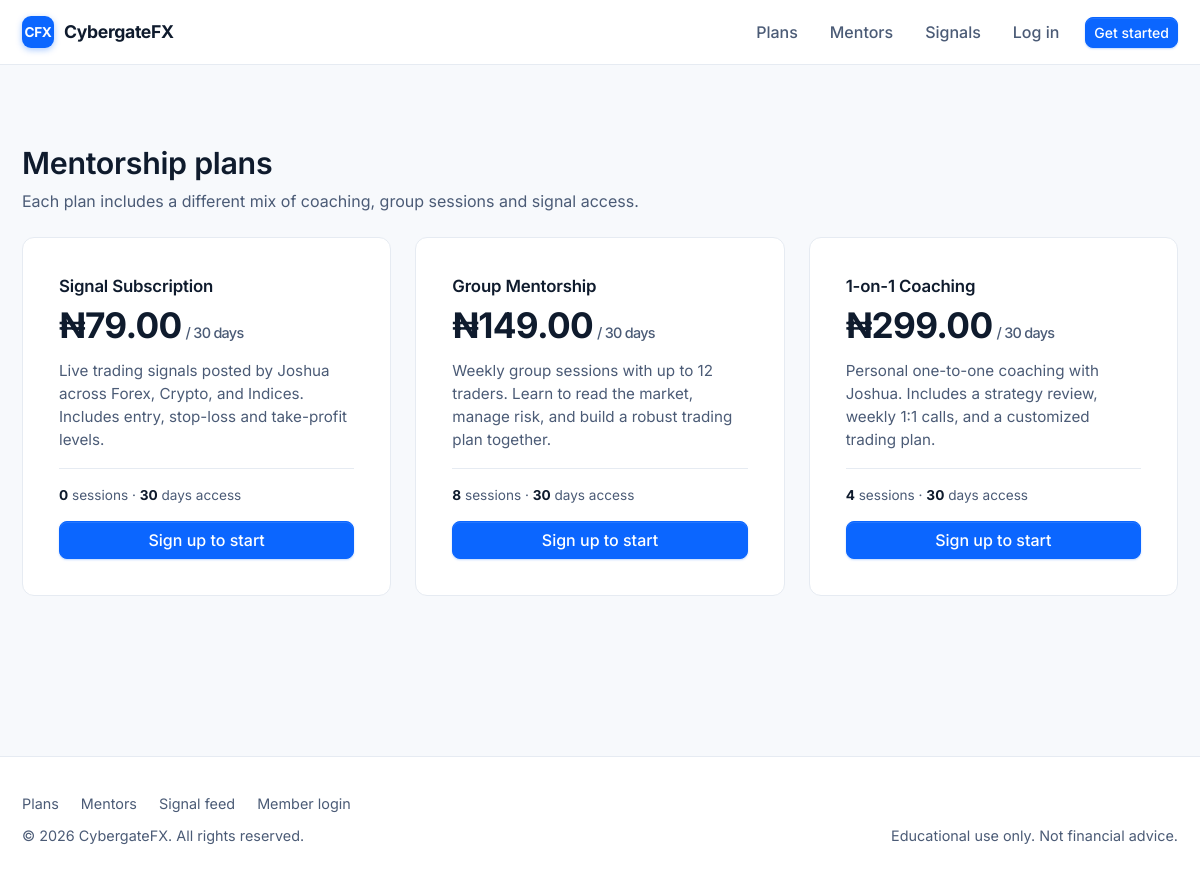
Before: /plans/ with the older database file.
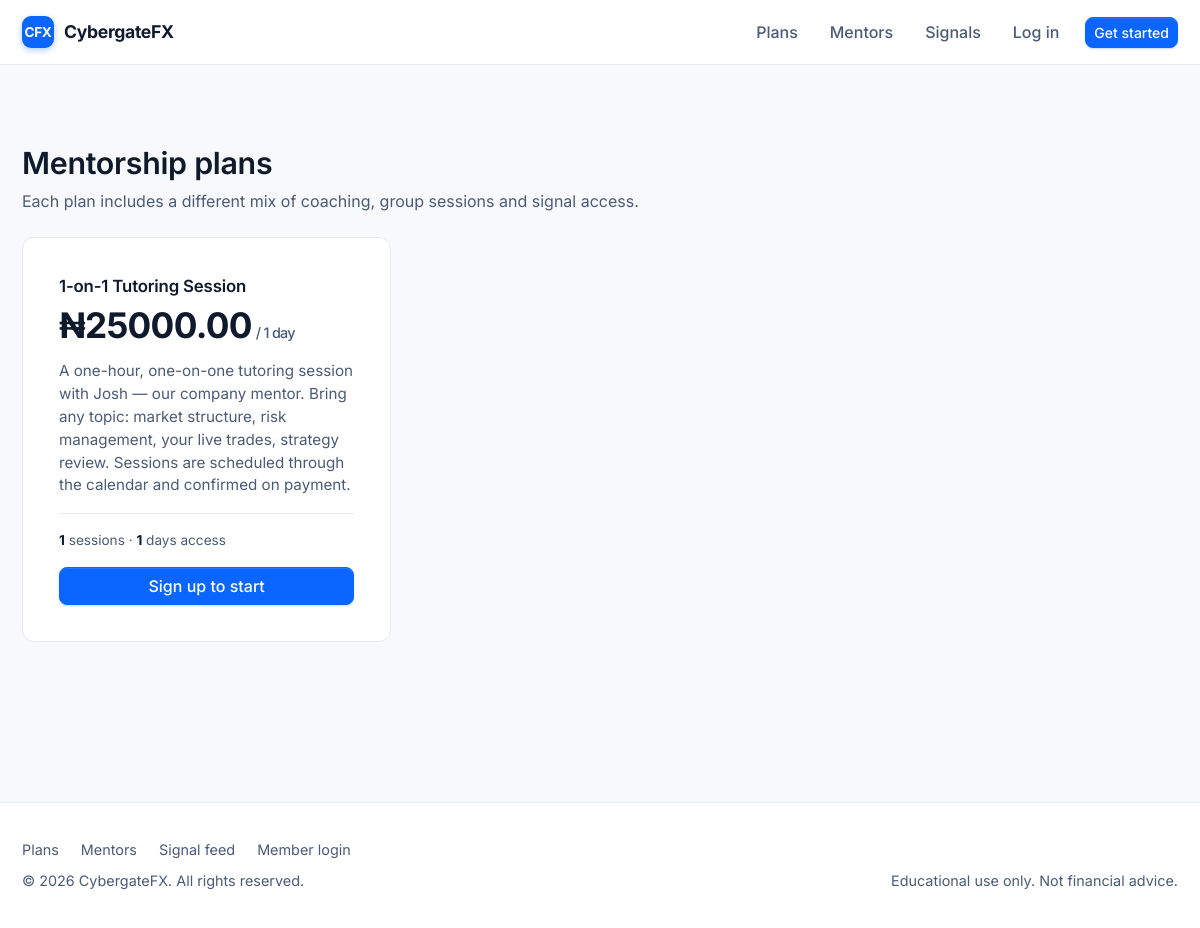
After: the same page with the newer database file.
### mentors/models.py (models this page shows, shortened)
class MentorshipPlan(models.Model):
    name = models.CharField(max_length=80)
    price = models.DecimalField(max_digits=8, decimal_places=2)
    description = models.TextField()
    duration_days = models.PositiveIntegerField(
        help_text='How many days the plan is valid after purchase.'
    )
    sessions_included = models.PositiveIntegerField(
        default=0,
        help_text='Number of mentoring sessions included (0 for signal-only plans).'
    )
    class Meta:
        ordering = ['price']

### mentors/views.py (the view)
# urls.py: path('plans/', PlanListView.as_view(), name='plans'),
class PlanListView(ListView):
    model = MentorshipPlan
    template_name = 'mentors/plans.html'
    context_object_name = 'plans'

### templates/mentors/plans.html (shortened to what this page needs)
{% extends 'base.html' %}
{% block content %}
<section class="cfx-section">
  <div class="container">
    <div class="cfx-page-head">
      <div>
        <h2>Mentorship plans</h2>
        <p class="head-sub">Each plan includes a different mix of coaching, group sessions and signal access.</p>
      </div>
    </div>
    <div class="row g-4">
      {% for plan in plans %}
        <div class="col-md-6 col-lg-4">
          <div class="cfx-plan-card">
            <div class="plan-name">{{ plan.name }}</div>
            <div class="plan-price">
              ₦{{ plan.price }}<small>/ {{ plan.duration_days }} day{{ plan.duration_days|pluralize }}</small>
            </div>
            <p class="plan-desc">{{ plan.description }}</p>
            <div class="plan-meta">
              <strong>{{ plan.sessions_included }}</strong> sessions &middot;
              <strong>{{ plan.duration_days }}</strong> days access
            </div>
            {% if user.is_authenticated %}
              <a href="{% url 'mentors:mentor_list' %}" class="btn btn-primary w-100 plan-cta">Choose a mentor</a>
            {% else %}
              <a href="{% url 'accounts:signup' %}" class="btn btn-primary w-100 plan-cta">Sign up to start</a>
            {% endif %}
          </div>
        </div>
      {% empty %}
        <p class="text-muted">No plans available yet.</p>
      {% endfor %}
    </div>
  </div>
</section>
{% endblock %}

### templates/base.html (shortened to what this page needs)
{% load static %}<!DOCTYPE html>
<html lang="en">
<head>
  <link href="https://cdn.jsdelivr.net/npm/bootstrap@5.3.3/dist/css/bootstrap.min.css" rel="stylesheet">
  <link rel="stylesheet" href="{% static 'css/site.css' %}">
</head>
<body>
<nav class="cfx-navbar" id="cfx-nav">
  <div class="container">
    <div class="nav-inner">
      <a href="{% url 'mentors:home' %}" class="brand">
        <span class="mark">CFX</span>
        <span>CybergateFX</span>
      </a>
      <div class="nav-links" id="cfx-nav-links">
        {% if user.is_authenticated %}
          <a class="nav-link" href="{% url 'bookings:dashboard' %}">Dashboard</a>
          <a class="nav-link" href="{% url 'bookings:schedule' %}">Book</a>
          <a class="nav-link" href="{% url 'mentors:mentor_list' %}">Mentors</a>
          <a class="nav-link" href="{% url 'mentors:signal_feed' %}">Signals</a>
          {% if user.is_staff %}
            <a class="nav-link" href="/admin/portal/">Admin</a>
          {% endif %}
          <form method="post" action="{% url 'accounts:logout' %}" class="d-inline ms-md-2 mt-2 mt-md-0">
            {% csrf_token %}
            <button type="submit" class="btn btn-outline-secondary btn-sm w-100 w-md-auto">Log out</button>
          </form>
        {% else %}
          <a class="nav-link" href="{% url 'mentors:plans' %}">Plans</a>
          <a class="nav-link" href="{% url 'mentors:mentor_list' %}">Mentors</a>
          <a class="nav-link" href="{% url 'mentors:signal_feed' %}">Signals</a>
          <a class="nav-link" href="{% url 'accounts:login' %}">Log in</a>
          <a class="btn btn-primary btn-sm ms-md-2 mt-2 mt-md-0" href="{% url 'accounts:signup' %}">Get started</a>
        {% endif %}
      </div>
    </div>
  </div>
</nav>
<main>
{% block content %}{% endblock %}
</main>
<footer class="cfx-footer">
  <div class="container">
    <div class="links">
      <a href="{% url 'mentors:plans' %}">Plans</a>
      <a href="{% url 'mentors:mentor_list' %}">Mentors</a>
      <a href="{% url 'mentors:signal_feed' %}">Signal feed</a>
      <a href="{% url 'accounts:login' %}">Member login</a>
    </div>
    <div class="d-flex justify-content-between flex-wrap gap-2">
      <span>&copy; {% now "Y" %} CybergateFX. All rights reserved.</span>
      <span>Educational use only. Not financial advice.</span>
    </div>
  </div>
</footer>
</body>
</html>

### static/css/site.css (style rules this page uses)
:root { --brand: #0b66ff; --brand-dark: #0750c2; --brand-soft: #e8f1ff; --ink: #0f1b2d; --ink-soft: #4b5b76; --line: #e6ebf2; --line-strong: #d2dae6; --surface: #ffffff; --surface-alt: #f7f9fc; --surface-3: #eef2f8; --success: #1aa179; --warning: #c97a00; --danger: #c0392b; --radius: 12px; --radius-sm: 8px; --radius-lg: 18px; --shadow-sm: 0 1px 2px rgba(15,27,45,.06), 0 1px 1px rgba(15,27,45,.04); --shadow-md: 0 8px 24px rgba(15,27,45,.08); --shadow-lg: 0 18px 48px rgba(15,27,45,.12); --container-max: 1180px; --space-1: 6px; --space-2: 10px; --space-3: 16px; --space-4: 24px; --space-5: 36px; --space-6: 56px; --space-7: 80px; }
*, *::before, *::after { box-sizing: border-box; }
html, body { background: var(--surface-alt); color: var(--ink); font-family: 'Inter', -apple-system, BlinkMacSystemFont, 'Segoe UI', Roboto, sans-serif; font-feature-settings: 'cv11', 'ss01'; -webkit-font-smoothing: antialiased; -moz-osx-font-smoothing: grayscale; }
body { line-height: 1.5; }
h1, h2, h3, h4, h5 { color: var(--ink); font-weight: 600; letter-spacing: -0.01em; margin-top: 0; }
a { color: var(--brand); text-decoration: none; }
.container, .container-md, .container-lg { max-width: var(--container-max); }
.cfx-navbar { background: var(--surface); border-bottom: 1px solid var(--line); padding: 12px 0; position: sticky; top: 0; z-index: 50; backdrop-filter: saturate(180%) blur(8px); -webkit-backdrop-filter: saturate(180%) blur(8px); }
.cfx-navbar .nav-inner { display: flex; align-items: center; width: 100%; }
.cfx-navbar .brand { font-weight: 700; font-size: 1.1rem; color: var(--ink); letter-spacing: -0.02em; display: inline-flex; align-items: center; gap: 10px; }
.cfx-navbar .brand .mark { display: inline-flex; align-items: center; justify-content: center; width: 32px; height: 32px; background: var(--brand); color: #fff; border-radius: 9px; font-weight: 700; font-size: 0.85rem; letter-spacing: -0.02em; box-shadow: 0 2px 6px rgba(11,102,255,.35); }
.cfx-navbar .nav-links { display: flex; align-items: center; gap: 4px; margin-left: auto; }
.cfx-navbar .nav-link { color: var(--ink-soft); font-weight: 500; padding: 8px 14px; border-radius: 8px; transition: background .15s, color .15s; }
.btn { font-weight: 500; border-radius: 8px; }
.btn-primary { background: var(--brand); border-color: var(--brand); box-shadow: 0 1px 0 rgba(255,255,255,.1) inset, 0 1px 2px rgba(11,102,255,.25); }
.cfx-section { padding: var(--space-7) 0; }
.cfx-section h2 { font-size: 1.9rem; margin-bottom: 8px; }
.cfx-plan-card { background: var(--surface); border: 1px solid var(--line); border-radius: var(--radius); padding: var(--space-5); transition: border-color .15s, box-shadow .15s, transform .15s; height: 100%; display: flex; flex-direction: column; position: relative; }
.cfx-plan-card .plan-name { font-size: 1.05rem; font-weight: 600; margin-bottom: 6px; letter-spacing: -0.01em; }
.cfx-plan-card .plan-price { font-size: 2.2rem; font-weight: 700; letter-spacing: -0.02em; line-height: 1.1; margin-bottom: var(--space-3); }
.cfx-plan-card .plan-price small { font-size: 0.9rem; font-weight: 500; color: var(--ink-soft); margin-left: 4px; }
.cfx-plan-card .plan-desc { color: var(--ink-soft); flex-grow: 1; margin: 0 0 var(--space-3); font-size: 0.95rem; }
.cfx-plan-card .plan-meta { font-size: 0.85rem; color: var(--ink-soft); margin-bottom: var(--space-3); padding-top: var(--space-3); border-top: 1px solid var(--line); }
.cfx-plan-card .plan-meta strong { color: var(--ink); }
.cfx-plan-card .plan-cta { margin-top: auto; }
.cfx-footer { background: var(--surface); border-top: 1px solid var(--line); color: var(--ink-soft); padding: var(--space-5) 0; font-size: 0.9rem; margin-top: var(--space-7); }
.cfx-footer a { color: var(--ink-soft); }
.cfx-footer .links { display: flex; gap: 22px; flex-wrap: wrap; margin-bottom: var(--space-2); }
.cfx-page-head { display: flex; align-items: flex-end; justify-content: space-between; flex-wrap: wrap; gap: var(--space-2); margin-bottom: var(--space-4); }
.cfx-page-head .head-sub { color: var(--ink-soft); margin: 4px 0 0; }

Changed rows visible on the page:
removed MentorshipPlan: name "Signal Subscription", price "79.00", duration_days "30", description "Live trading signals posted by Joshua across Forex, Crypto, and Indices. Includes entry, stop-loss and take-profit levels.", sessions_included "0"
removed MentorshipPlan: name "Group Mentorship", price "149.00", duration_days "30", description "Weekly group sessions with up to 12 traders. Learn to read the market, manage risk, and build a robust trading plan together.", sessions_included "8"
removed MentorshipPlan: name "1-on-1 Coaching", price "299.00", duration_days "30", description "Personal one-to-one coaching with Joshua. Includes a strategy review, weekly 1:1 calls, and a customized trading plan.", sessions_included "4"
added MentorshipPlan: name "1-on-1 Tutoring Session", price "25000.00", duration_days "1", description "A one-hour, one-on-one tutoring session with Josh — our company mentor. Bring any topic: market structure, risk management, your live trades, strategy review. Sessions are scheduled through the calendar and confirmed on payment.", sessions_included "1"
